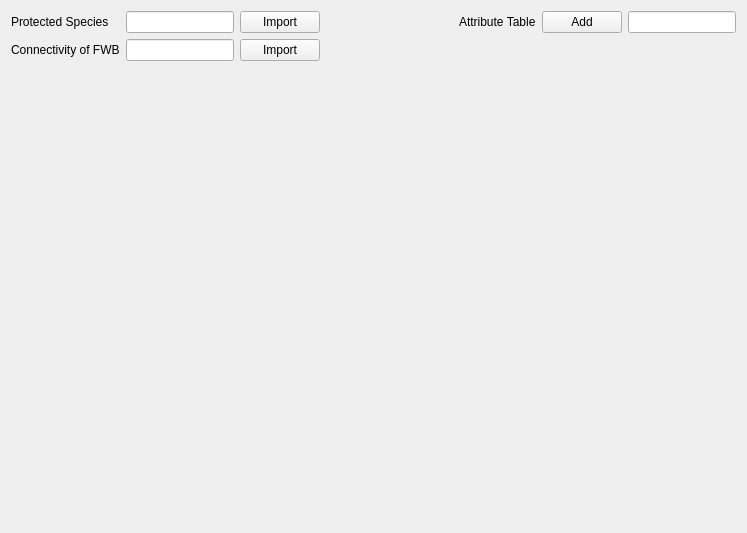
            <widget class="QWidget" name="tab_13">
             <attribute name="title">
              <string>Minimum Parameters</string>
             </attribute>
             <layout class="QGridLayout" name="gridLayout_16">
              <item row="0" column="0">
               <widget class="QLabel" name="label_22">
                <property name="text">
                 <string>Protected Species</string>
                </property>
               </widget>
              </item>
              <item row="0" column="1">
               <widget class="QLineEdit" name="lineEdit_20"/>
              </item>
              <item row="0" column="2">
               <widget class="QPushButton" name="pushButton_17">
                <property name="text">
                 <string>Import</string>
                </property>
               </widget>
              </item>
              <item row="0" column="3">
               <spacer name="horizontalSpacer">
                <property name="orientation">
                 <enum>Qt::Horizontal</enum>
                </property>
                <property name="sizeHint" stdset="0">
                 <size>
                  <width>133</width>
                  <height>20</height>
                 </size>
                </property>
               </spacer>
              </item>
              <item row="0" column="4">
               <widget class="QLabel" name="label_41">
                <property name="text">
                 <string>Attribute Table</string>
                </property>
               </widget>
              </item>
              <item row="0" column="5">
               <widget class="QPushButton" name="pushButton_28">
                <property name="text">
                 <string>Add</string>
                </property>
               </widget>
              </item>
              <item row="0" column="6">
               <widget class="QLineEdit" name="lineEdit_37"/>
              </item>
              <item row="1" column="0">
               <widget class="QLabel" name="label_23">
                <property name="text">
                 <string>Connectivity of FWB</string>
                </property>
               </widget>
              </item>
              <item row="1" column="1">
               <widget class="QLineEdit" name="lineEdit_21"/>
              </item>
              <item row="1" column="2">
               <widget class="QPushButton" name="pushButton_18">
                <property name="text">
                 <string>Import</string>
                </property>
               </widget>
              </item>
              <item row="2" column="0">
               <spacer name="verticalSpacer">
                <property name="orientation">
                 <enum>Qt::Vertical</enum>
                </property>
                <property name="sizeHint" stdset="0">
                 <size>
                  <width>20</width>
                  <height>461</height>
                 </size>
                </property>
               </spacer>
              </item>
             </layout>
            </widget>
